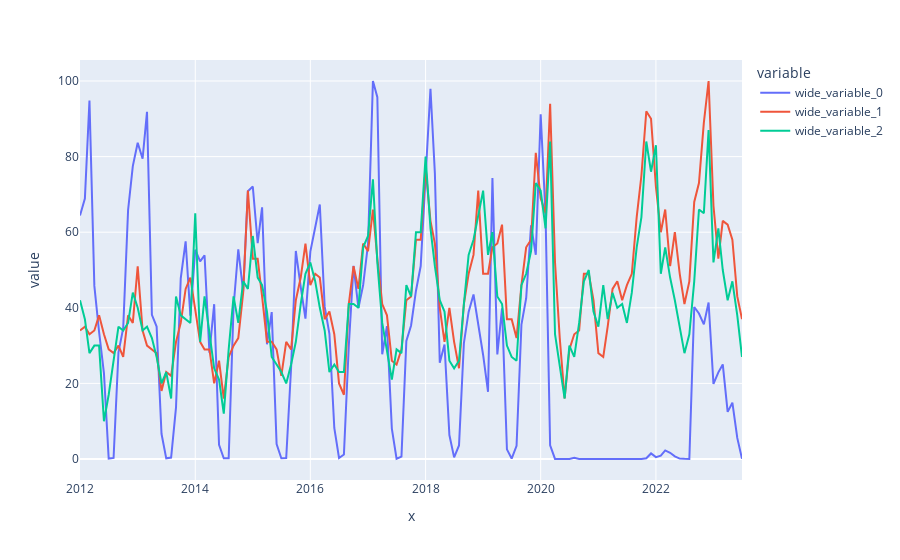

Notebook code cell kept with this figure:
### Code cell
px.line(x=dd['date'],y=[dd['flu'],dd['cough'],dd['cold']]).show()

### Figure 1 — Plotly figure (JSON) as saved in the notebook; plotly's stock layout.template omitted (floating-point values rounded to 4 significant figures; data arrays with more than 128 entries replaced by an {"elided": "..."} marker saying what was removed)
{"data": [{"hovertemplate": "variable=wide_variable_0<br>x=%{x}<br>value=%{y}<extra></extra>", "legendgroup": "wide_variable_0", "line": {"color": "#636efa", "dash": "solid"}, "marker": {"symbol": "circle"}, "mode": "lines", "name": "wide_variable_0", "orientation": "v", "showlegend": true, "type": "scatter", "x": {"elided": "163 str values"}, "xaxis": "x", "y": {"elided": "163 float values"}, "yaxis": "y"}, {"hovertemplate": "variable=wide_variable_1<br>x=%{x}<br>value=%{y}<extra></extra>", "legendgroup": "wide_variable_1", "line": {"color": "#EF553B", "dash": "solid"}, "marker": {"symbol": "circle"}, "mode": "lines", "name": "wide_variable_1", "orientation": "v", "showlegend": true, "type": "scatter", "x": {"elided": "163 str values"}, "xaxis": "x", "y": {"elided": "163 int values"}, "yaxis": "y"}, {"hovertemplate": "variable=wide_variable_2<br>x=%{x}<br>value=%{y}<extra></extra>", "legendgroup": "wide_variable_2", "line": {"color": "#00cc96", "dash": "solid"}, "marker": {"symbol": "circle"}, "mode": "lines", "name": "wide_variable_2", "orientation": "v", "showlegend": true, "type": "scatter", "x": {"elided": "163 str values"}, "xaxis": "x", "y": {"elided": "163 int values"}, "yaxis": "y"}], "layout": {"legend": {"title": {"text": "variable"}, "tracegroupgap": 0}, "margin": {"t": 60}, "xaxis": {"anchor": "y", "domain": [0, 1], "title": {"text": "x"}}, "yaxis": {"anchor": "x", "domain": [0, 1], "title": {"text": "value"}}}}
